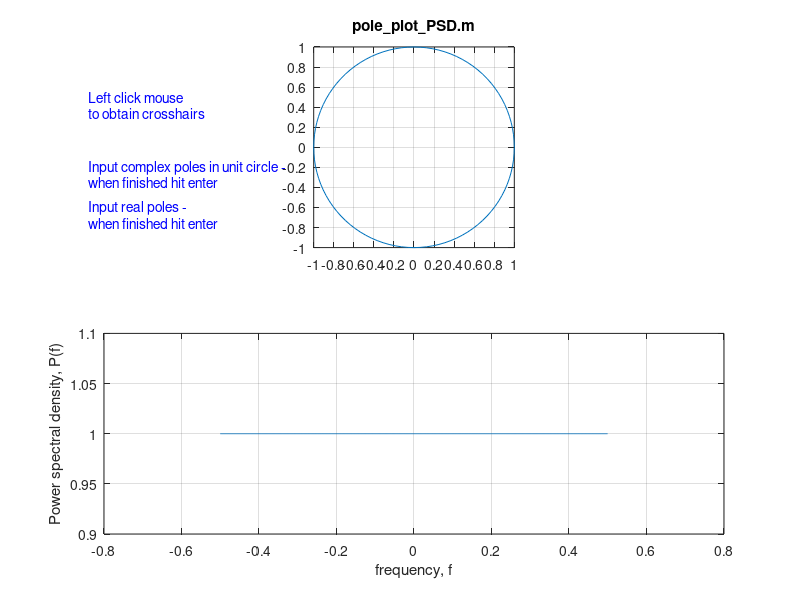

Here is the MATLAB script that generated this plot:
% pole_plot_PSD.m
%
%  This program allows the user to specify poles in the unit circle of the
%  z-plane.  These poles are then converted to autoregressive parameters
%  and the corresponding power spectral density P(f) is plotted, assuming
%  the excitation noise variance is sig2u=1.  Either
%  complex conjugate and/or real poles can be input using a left mouse-
%  click at the displayed crosshairs.  The power spectral density is 
%  currently set to be plotted in a linear scale but can be changed to 
%  logarithmic (dBs) (see comments in code for setup).
%  The resultant autoregressive parameters a[1]....,a[p] can be 
%  written out, if desired (see comments in code for setup).  
%
%!!!!!!!!!!!!!!!!!!!!!!!USER INSTRUCTIONS!!!!!!!!!!!!!!!!!!!!!!!!!!!!!!!!
%    1. Run program to obtain figure window
%    2. Maximize figure window
%    3. Left click the mouse to obtain cross-hairs
%    4. Left click again to place a pair of complex conjugate poles at the
%       crosshair location
%    5. Left click to regain the crosshairs to specify next pair of complex
%       conjugate poles 
%    6. Continue until finished entering complex conjugate poles
%    7. Hit "enter"
%    8. Left click mouse to obtain crosshairs
%    9. Left click mouse to place a real pole on real axis near the
%    crosshairs
%    10. Continue until finished entering real poles
%    11. Hit "enter" to terminate and obtain final results
%
%!!!!!!!!!!!!!!!!!!!!!!!!!!!!!!!!!!!!!!!!!!!!!!!!!!!!!!!!!!!!!!!!!!!!!!!!!!
clear all
close all
%%%%%%%%%%%%%%%%%%%%%%%%%%%%%%%%%%%%%%%%%%%%%%%%%%%%%%%%%%%%%%%%%%%%%%%%%%
logplot=0; %set to 1 for a log PSD plot 
AR_par=0; %set to 1 to output AR parameters
%%%%%%%%%%%%%%%%%%%%%%%%%%%%%%%%%%%%%%%%%%%%%%%%%%%%%%%%%%%%%%%%%%%%%%%%%%
theta=2*pi*[0:0.01:1]';
xx=cos(theta);
yy=sin(theta);
subplot(2,1,1)
plot(xx,yy)
set(gca,'Xtick',[-1:0.2:1],'Ytick',[-1:0.2:1])
grid
axis('square')
title('pole\_plot\_PSD.m')
hold on
text(-3.25,0.5,'Left click mouse','Color','blue')
text(-3.25,0.35,'to obtain crosshairs','Color','blue')
text(-3.25,-0.2,'Input complex poles in unit circle - ','Color','blue')
text(-3.25,-0.35,'when finished hit enter','Color','blue')
ic=0;
while 1==1
     T=waitforbuttonpress;
    if T==1
        break
    end
     ic=ic+1;
    [xc(ic,1) yc(ic,1)]=ginput(1);
    if xc(ic)^2+yc(ic)^2>1
        text(1.2,0,'Please enter pole within unit circle','Color','blue')
        
        xc(ic)=[];
        yc(ic)=[];
        ic=ic-1;
    else
        r=sqrt(xc(ic)^2+yc(ic)^2);
        phi=atan2(yc(ic),xc(ic))/(2*pi);
         plot(xc(ic),yc(ic),'x',xc(ic),-yc(ic),'x')
         text(1.2,0.65-ic*0.15,['r = ',num2str(r),', \phi/2\pi = \pm',num2str(phi)],'Color','blue')
    end
end
if ic>0
z1=xc+j*yc;
z2=xc-j*yc;
end
text(-3.25,-0.6,'Input real poles - ','Color','blue')
text(-3.25,-0.75,'when finished hit enter','Color','blue')
T=0;ir=0;
while 1==1
     T=waitforbuttonpress;
     if T==1
         break
     end
     ir=ir+1;
    [xr(ir,1) yr(ir,1)]=ginput(1);
    plot(xr(ir),0,'x')
    text(1.2,0.5-(ir+ic)*0.15,['z = ',num2str(xr(ir))],'Color','blue')    
end
if ir>0
z3=xr;
end
z=[];
if ic>0
    z=[z;z1;z2];
end
if ir>0
    z=[z;z3];
end
a=real(poly(z));a=a';
freq=[0:2047]'/2048-0.5;
Amag=abs(fftshift(fft(a,2048)));
PSD=1./Amag.^2;  % see (4.2) for form of the AR PSD
hold off
subplot(2,1,2)
if logplot==1
plot(freq,10*log10(PSD))
ylabel('Power spectral density, P(f) (dB)')
else
plot(freq,PSD)
ylabel('Power spectral density, P(f)')
end
grid
xlabel('frequency, f')
p=length(a)-1;
a=a(2:p+1,1);
if AR_par==1
    message='the AR filter parameters are a(1),a(2),...,a(p)'
a
end





